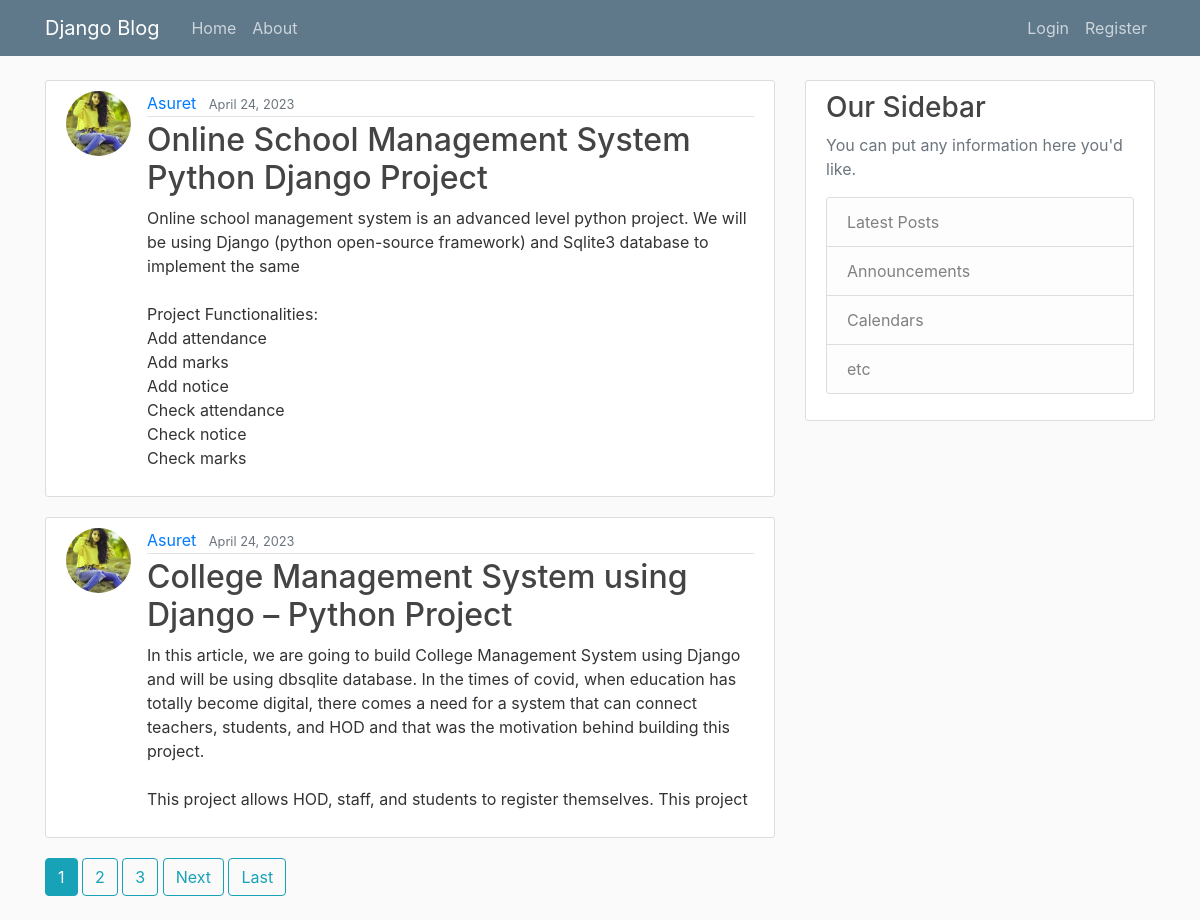
The page / on the database its author committed.
### blog/models.py (models this page shows, shortened)
class Post(models.Model):
    title = models.CharField(max_length=100)
    content = models.TextField()
    date_posted = models.DateTimeField(default=timezone.now)
    author = models.ForeignKey(User, on_delete=models.CASCADE)

### users/models.py (models this page shows, shortened)
class Profile(models.Model):
    user = models.OneToOneField(User, on_delete=models.CASCADE)
    image = models.ImageField(default='default.jpg', upload_to='profile_pics')

### blog/views.py (the view)
# urls.py: path('', PostListView.as_view(), name='blog-home'),
class PostListView(ListView):
    model = Post
    template_name = 'blog/home.html'  # <app>/<model>_<viewtype>.html
    context_object_name = 'posts'
    ordering = ['-date_posted']
    paginate_by = 2

### blog/templates/Blog/home.html (shortened to what this page needs)
{% extends "blog/base.html" %}
{% block content %}
    {% for post in posts %}
        <article class="media content-section">
          <img class="rounded-circle article-img" src="{{ post.author.profile.image.url }}">
          <div class="media-body">
            <div class="article-metadata">
              <a class="mr-2" href="{% url 'user-posts' post.author.username %}">{{ post.author }}</a>
              <small class="text-muted">{{ post.date_posted|date:"F d, Y" }}</small>
            </div>
            <h2><a class="article-title" href="{% url 'post-detail' post.id %}">{{ post.title }}</a></h2>
            <p class="article-content">{{ post.content }}</p>
          </div>
        </article>
    {% endfor %}
    {% if is_paginated %}
      {% for num in page_obj.paginator.page_range %}
        {% if page_obj.number == num %}
          <a class="btn btn-info mb-4" href="?page={{ num }}">{{ num }}</a>
        {% elif num > page_obj.number|add:'-3' and num < page_obj.number|add:'3' %}
          <a class="btn btn-outline-info mb-4" href="?page={{ num }}">{{ num }}</a>
        {% endif %}
      {% endfor %}
      {% if page_obj.has_next %}
        <a class="btn btn-outline-info mb-4" href="?page={{ page_obj.next_page_number }}">Next</a>
        <a class="btn btn-outline-info mb-4" href="?page={{ page_obj.paginator.num_pages }}">Last</a>
      {% endif %}
    {% endif %}
{% endblock content %}

### blog/templates/Blog/base.html (shortened to what this page needs)
{% load static %}
<!DOCTYPE html>
<html>
<head>
    <link rel="stylesheet" href="https://maxcdn.bootstrapcdn.com/bootstrap/4.0.0/css/bootstrap.min.css">
    <link rel="stylesheet" type="text/css" href="{% static 'blog/main.css' %}">
</head>
<body>
    <header class="site-header">
      <nav class="navbar navbar-expand-md navbar-dark bg-steel fixed-top">
        <div class="container">
          <a class="navbar-brand mr-4" href="{% url 'blog-home' %}">Django Blog</a>
          <div class="collapse navbar-collapse" id="navbarToggle">
            <div class="navbar-nav mr-auto">
              <a class="nav-item nav-link" href="{% url 'blog-home' %}">Home</a>
              <a class="nav-item nav-link" href="{% url 'blog-about' %}">About</a>
            </div>
            <div class="navbar-nav">
              {% if user.is_authenticated %}
                <a class="nav-item nav-link" href="{% url 'post-create' %}">New Post</a>
                <a class="nav-item nav-link" href="{% url 'profile' %}">Profile</a>
                <a class="nav-item nav-link" href="{% url 'logout' %}">Logout</a>
              {% else %}
                <a class="nav-item nav-link" href="{% url 'login' %}">Login</a>
                <a class="nav-item nav-link" href="{% url 'register' %}">Register</a>
              {% endif %}
            </div>
          </div>
        </div>
      </nav>
    </header>
    <main role="main" class="container">
      <div class="row">
        <div class="col-md-8">
          {% block content %}{% endblock %}
        </div>
        <div class="col-md-4">
          <div class="content-section">
            <h3>Our Sidebar</h3>
            <p class='text-muted'>You can put any information here you'd like.
              <ul class="list-group">
                <li class="list-group-item list-group-item-light">Latest Posts</li>
                <li class="list-group-item list-group-item-light">Announcements</li>
                <li class="list-group-item list-group-item-light">Calendars</li>
                <li class="list-group-item list-group-item-light">etc</li>
              </ul>
            </p>
          </div>
        </div>
      </div>
    </main>
</body>
</html>

### blog/static/Blog/main.css (style rules this page uses)
body { background: #fafafa; color: #333333; margin-top: 5rem; }
h1, h2, h3, h4, h5, h6 { color: #444444; }
ul { margin: 0; }
.bg-steel { background-color: #5f788a; }
.site-header .navbar-nav .nav-link { color: #cbd5db; }
.content-section { background: #ffffff; padding: 10px 20px; border: 1px solid #dddddd; border-radius: 3px; margin-bottom: 20px; }
.article-title { color: #444444; }
.article-content { white-space: pre-line; }
.article-img { height: 65px; width: 65px; margin-right: 16px; }
.article-metadata { padding-bottom: 1px; margin-bottom: 4px; border-bottom: 1px solid #e3e3e3 }

### rows shown on the page
Post: author.profile.image (placeholder picture), author "Asuret", date_posted "April 24, 2023", title "Online School Management System Python Django Project", content "Online school management system is an advanced level python project. We will be using Django (python open-source framework) and Sqlite3 database to implement the same Project Functionalities: Add attendance Add marks Add notice Check attendance Check notice Check marks"
Post: author.profile.image (placeholder picture), author "Asuret", date_posted "April 24, 2023", title "College Management System using Django – Python Project", content "In this article, we are going to build College Management System using Django and will be using dbsqlite database. In the times of covid, when education has totally become digital, there comes a need for a system that can connect teachers, students, and HOD and that was the motivation behind building this project. This project allows HOD, staff, and students to register themselves. This project"

### other values the page prints
{{ num }} "1"
{{ num }} "2" "3"
